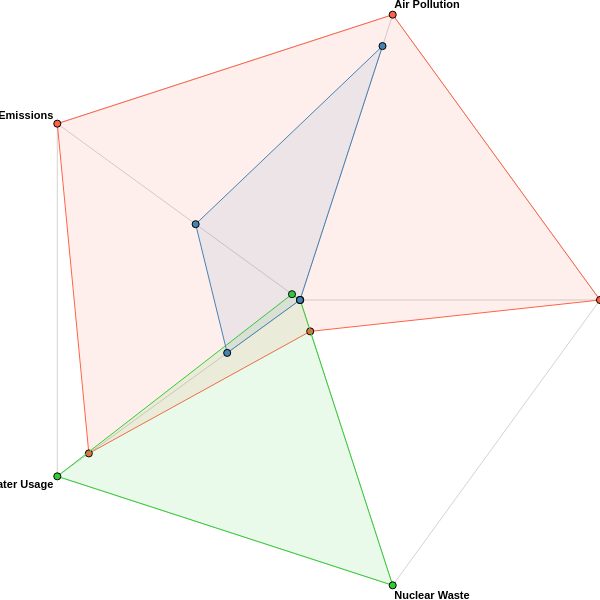

Vega-Lite specification stored for this chart:
### Vega specification from a JSON file in a GitHub repository (floating-point values rounded to 4 significant figures)
{"$schema": "https://vega.github.io/schema/vega/v5.json", "description": "A radar chart example, showing multiple dimensions in a radial layout.", "width": 600, "height": 600, "title": {"text": "Environmental Impact of Energy Sources", "fontSize": 18, "fontWeight": "bold", "anchor": "middle"}, "padding": 525, "autosize": {"type": "none", "contains": "padding"}, "signals": [{"name": "radius", "update": "width / 2"}], "data": [{"name": "table", "values": [{"key": "Greenhouse Gas Emissions", "value": 1, "category": "Coal", "trueValue": 1050}, {"key": "Air Pollution", "value": 1, "category": "Coal", "trueValue": 5.08}, {"key": "Waste", "value": 1, "category": "Coal", "trueValue": 34.25}, {"key": "Nuclear Waste", "value": 0.11, "category": "Coal", "trueValue": 4.6}, {"key": "Water Usage", "value": 0.87, "category": "Coal", "trueValue": 2.6}, {"key": "Greenhouse Gas Emissions", "value": 0.033, "category": "Nuclear", "trueValue": 35}, {"key": "Air Pollution", "value": 0, "category": "Nuclear", "trueValue": 0}, {"key": "Waste", "value": 0.0009, "category": "Nuclear", "trueValue": 0.03}, {"key": "Nuclear Waste", "value": 1, "category": "Nuclear", "trueValue": "42"}, {"key": "Water Usage", "value": 1, "category": "Nuclear", "trueValue": "3"}, {"key": "Greenhouse Gas Emissions", "value": 0.43, "category": "Natural Gas", "trueValue": 450}, {"key": "Air Pollution", "value": 0.89, "category": "Natural Gas", "trueValue": 4.55}, {"key": "Waste", "value": 0, "category": "Natural Gas", "trueValue": 0}, {"key": "Nuclear Waste", "value": 0, "category": "Natural Gas", "trueValue": 0}, {"key": "Water Usage", "value": 0.3, "category": "Natural Gas", "trueValue": 0.9}]}, {"name": "keys", "source": "table", "transform": [{"type": "aggregate", "groupby": ["key"]}]}], "scales": [{"name": "angular", "type": "point", "range": {"signal": "[-PI, PI]"}, "padding": 0.5, "domain": {"data": "table", "field": "key"}}, {"name": "radial", "type": "linear", "range": {"signal": "[0, radius]"}, "zero": true, "nice": false, "domain": {"data": "table", "field": "value"}, "domainMin": 0}, {"name": "color", "type": "ordinal", "domain": {"data": "table", "field": "category"}, "range": ["#ff6347", "#32cd32", "#4682b4"]}], "legends": [{"fill": "color", "title": "Energy Source", "orient": "right", "padding": 10, "legendX": 300, "legendY": 350}], "encode": {"enter": {"x": {"signal": "radius"}, "y": {"signal": "radius"}}}, "marks": [{"type": "group", "name": "categories", "zindex": 1, "from": {"facet": {"data": "table", "name": "facet", "groupby": ["category"]}}, "marks": [{"type": "line", "name": "category-line", "from": {"data": "facet"}, "encode": {"enter": {"interpolate": {"value": "linear-closed"}, "x": {"signal": "scale('radial', datum.value) * cos(scale('angular', datum.key))"}, "y": {"signal": "scale('radial', datum.value) * sin(scale('angular', datum.key))"}, "stroke": {"scale": "color", "field": "category"}, "strokeWidth": {"value": 1}, "fill": {"scale": "color", "field": "category"}, "fillOpacity": {"value": 0.1}}}}, {"type": "symbol", "name": "category-point", "from": {"data": "facet"}, "encode": {"enter": {"x": {"signal": "scale('radial', datum.value) * cos(scale('angular', datum.key))"}, "y": {"signal": "scale('radial', datum.value) * sin(scale('angular', datum.key))"}, "size": {"value": 50}, "fill": {"scale": "color", "field": "category"}, "stroke": {"value": "black"}, "tooltip": {"signal": "{'Category': datum.category, 'Metric': datum.key, 'Weight (g)': datum.trueValue}"}}}}]}, {"type": "rule", "name": "radial-grid", "from": {"data": "keys"}, "zindex": 0, "encode": {"enter": {"x": {"value": 0}, "y": {"value": 0}, "x2": {"signal": "radius * cos(scale('angular', datum.key))"}, "y2": {"signal": "radius * sin(scale('angular', datum.key))"}, "stroke": {"value": "lightgray"}, "strokeWidth": {"value": 1}}}}, {"type": "text", "name": "key-label", "from": {"data": "keys"}, "zindex": 1, "encode": {"enter": {"x": {"signal": "(radius + 5) * cos(scale('angular', datum.key))"}, "y": {"signal": "(radius + 5) * sin(scale('angular', datum.key))"}, "text": {"field": "key"}, "align": [{"test": "abs(scale('angular', datum.key)) > PI / 2", "value": "right"}, {"value": "left"}], "baseline": [{"test": "scale('angular', datum.key) > 0", "value": "top"}, {"test": "scale('angular', datum.key) == 0", "value": "middle"}, {"value": "bottom"}], "fill": {"value": "black"}, "fontWeight": {"value": "bold"}}}}, {"type": "line", "name": "outer-line", "from": {"data": "radial-grid"}, "encode": {"enter": {"interpolate": {"value": "linear-closed"}, "x": {"field": "x2"}, "y": {"field": "y2"}, "stroke": {"value": "lightgray"}, "strokeWidth": {"value": 1}}}}], "config": {}}
